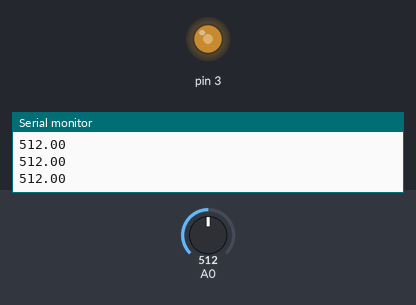
A sketch run on a simulated Arduino Uno, built with avr-gcc and run on an emulated ATmega328P. Shown: output pins drawn as LEDs (lit = HIGH), the last lines printed to the serial monitor. Inputs (shaded band) come from the test bench; at power-on: A0 = 512.

Above: at 1.2 s.
1.3 s: A0 set to 716
At 2.5 s:
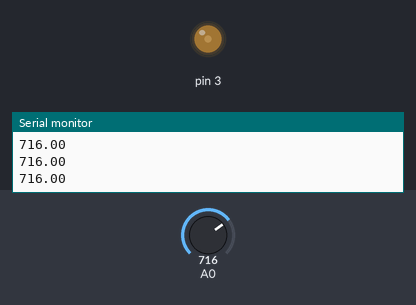
2.8 s: A0 set to 875
At 3.7 s:
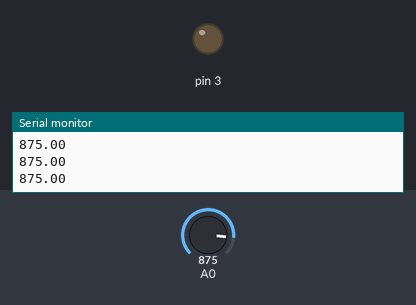
4.3 s: A0 set to 844
At 4.7 s:
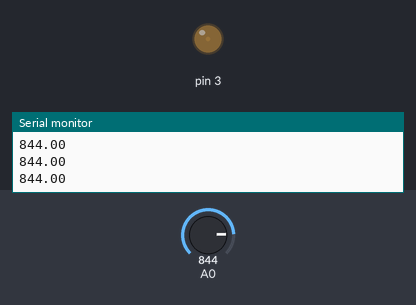
5.8 s: A0 set to 306
At 6.1 s:
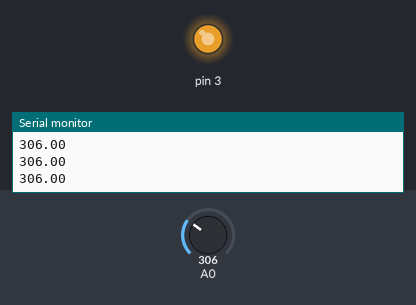
7.3 s: A0 set to 511
At 8.3 s:
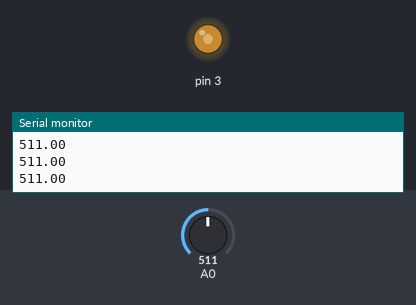
8.8 s: A0 set to 900
At 9.4 s:
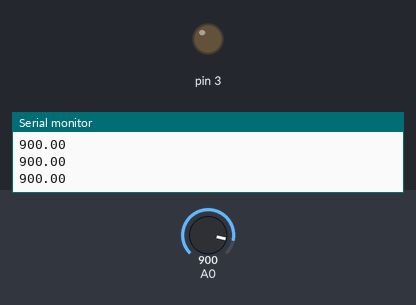
Timing chart, 0 to 11.3 s (numbered marks = the images above; inputs shaded):
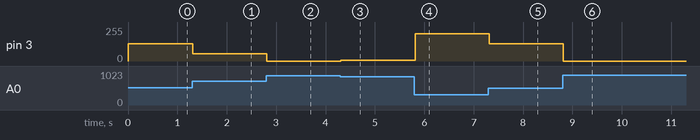

Measured:
- after the input at 1.3 s, pin 3: 130/255 → 55/255 at once
- after the input at 2.8 s, pin 3: 55/255 → 0/255 at once
- after the input at 4.3 s, pin 3: 0/255 → 7/255 at once
- after the input at 5.8 s, pin 3: 7/255 → 206/255 at once
- after the input at 7.3 s, pin 3: 206/255 → 130/255 at once
- after the input at 8.8 s, pin 3: 130/255 → 0/255 at once

The sketch:

Analog_signals.ino
```cpp
const float Lmax = 865;
const float Lmin = 175;

void setup() {
pinMode(3, OUTPUT);
Serial.begin(9600);

}

void loop() {
  float L = analogRead(A0);
  Serial.println (L);
  float LED = (Lmax - L) * 255.0 / (Lmax - Lmin);
  if(LED <= 0) {
    LED = 0;
  }
  if(LED >= 255) {
    LED =255;
  }
  analogWrite(3, LED);

}
```
